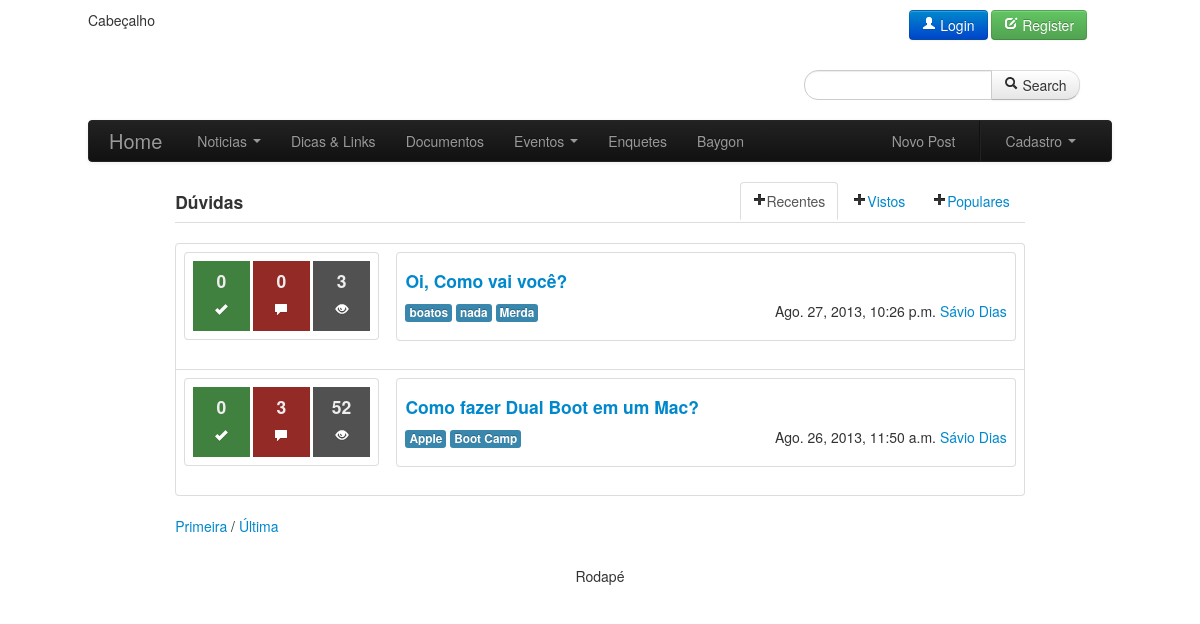
The page /baygon/ on the database its author committed.
### baygon/models.py (models this page shows, shortened)
class Doubt(models.Model):
    asking = models.CharField(max_length=255, verbose_name=u'Pergunta/Dúvida')
    datepost = models.DateTimeField(auto_now_add=True)
    explanation = models.TextField(verbose_name=u'Explicação')
    code = models.TextField(null=True, default=None, blank=True, verbose_name=u'Código-Fonte')
    view = models.PositiveIntegerField(default=0, verbose_name=u'Visualizações')
    language = models.ForeignKey('Language', null=True, default=None, blank=True, verbose_name='Linguagem')
    keywords = models.ManyToManyField(Keyword, verbose_name='Palavras-Chave')
    academic = models.ForeignKey(Academic, verbose_name=u'Acadêmico')
    def get_answers(self):
        return Answer.objects.filter(doubt=self)
    def get_popularity(self):
        return Popularity.objects.filter(doubt=self)
    class Meta:
        verbose_name = 'Pergunta/Dúvida'
        verbose_name_plural = 'Perguntas/Dúvidas'

### content/models.py (models this page shows, shortened)
class Keyword(models.Model):
    name = models.CharField(max_length=45, verbose_name='Nome')
    class Meta:
        verbose_name = 'Palavra-chave'

class Academic(models.Model):
    enrollment = models.IntegerField(verbose_name=u'Matrícula')
    role = models.CharField(max_length=45, verbose_name=u'Função')
    picture = models.OneToOneField('Document', verbose_name=u'Imagem')
    user = models.OneToOneField(User, verbose_name=u'Usuário')
    def __unicode__(self):
        return '%s %s' % (self.user.first_name, self.user.last_name)
    class Meta:
        verbose_name = u'Acadêmico'

### baygon/views.py (the view)
def listDoubts(request):
    doubt_list = Doubt.objects.all().order_by('-datepost')
    most_viewed = Doubt.objects.all().order_by('-view')[:10]
    most_popular = Doubt.objects.all().order_by('-popularity')[:10]
    doubtsPaginator = Paginator(doubt_list, 10)
    page = request.GET.get('page')
    try:
        doubts = doubtsPaginator.page(page)
    except PageNotAnInteger:
        doubts = doubtsPaginator.page(1)
    except EmptyPage:
        doubts = doubtsPaginator.page(doubtsPaginator.num_pages)
    return render_to_response('baygon/doubts.html', {'doubts': doubts, 'most_viewed': most_viewed,
                              'most_popular': most_popular}, context_instance=RequestContext(request))

### baygon/templates/baygon/doubts.html (shortened to what this page needs)
{% extends "content/base.html" %}
{% block content %}
    <div class="row-fluid">
        <div class="span10 offset1">
            <ul class="nav nav-tabs">
                <h4 class="pull-left">Dúvidas</h4>
                <li class="pull-right"><a href="#most_popular" data-toggle="tab"><i class="icon-plus"></i>Populares</a></li>
                <li class="pull-right"><a href="#most_viewed" data-toggle="tab"><i class="icon-plus"></i>Vistos</a></li>
                <li class="active pull-right"><a href="#recent" data-toggle="tab"><i class="icon-plus"></i>Recentes</a></li>
            </ul>
            <div class="tab-content">
                <div class="tab-pane active" id="recent">
                    {% if doubts %}
                        <table class="table table-bordered" style="margin: 0px 0px 0px 0px;">
                            {% for doubt in doubts %}
                                <tr>
                                    <td>
                                        <div class="row-fluid">
                                            <div class="span3">
                                                <table class="table table-bordered">
                                                    <tr><td>
                                                        <div class="row-fluid">
                                                            <div class="span4" style="background-color: #408140; color: #eeeeee">
                                                                <h4 class="text-center">{{ doubt.get_popularity|length }}</h4>
                                                                <p class="text-center"><i class="icon-ok icon-white"></i></p>
                                                            </div>
                                                            <div class="span4" style="background-color: #942a25; color: #eeeeee">
                                                                <h4 class="text-center">{{ doubt.get_answers|length }}</h4>
                                                                <p class="text-center"><i class="icon-comment icon-white"></i></p>
                                                            </div>
                                                            <div class="span4" style="background-color: #515151; color: #eeeeee">
                                                                <h4 class="text-center">{{ doubt.view }}</h4>
                                                                <p class="text-center"><i class="icon-eye-open icon-white"></i></p>
                                                            </div>
                                                        </div>
                                                    </td></tr>
                                                </table>
                                            </div>
                                            <div class="span9">
                                                <table class="table table-bordered">
                                                    <tr><td>
                                                        <h4><a href="doubt/{{ doubt.pk }}">{{ doubt.asking }}</a></h4>
                                                        <p>
                                                            {% for keyword in doubt.keywords.all %}
                                                                <span class="label label-info">{{ keyword.name }}</span>
                                                            {% endfor %}
                                                            <span class="pull-right">{{ doubt.datepost }} <a href="#">{{ doubt.academic }}</a></span>
                                                        </p>
                                                    </td></tr>
                                                </table>
                                            </div>
                                        </div>
                                    </td>
                                </tr>
                            {% endfor %}
                        </table>
                        <div class="pagination">
                            <span class="step-links">
                            <a href="?page={{ 1 }}">Primeira</a>
                                <span class="current">
                                {{ tips.number }}/{{ tips.paginator.num_pages }}
                            </span>
                                <a href="?page={{ tips.paginator.num_pages }}">Última</a>
                            </span>
                        </div>
                    {% endif %}
                </div>
            </div>
        </div>
    </div>
{% endblock %}

### rows shown on the page
Doubt: get_popularity|length "0", get_answers|length "0", view "3", asking "Oi, Como vai você?", datepost "Ago. 27, 2013, 10:26 p.m.", academic "Sávio Dias"
Keyword: name "boatos"
Keyword: name "nada"
Keyword: name "Merda"
Doubt: get_popularity|length "0", get_answers|length "3", view "52", asking "Como fazer Dual Boot em um Mac?", datepost "Ago. 26, 2013, 11:50 a.m.", academic "Sávio Dias"
Keyword: name "Apple"
Keyword: name "Boot Camp"
